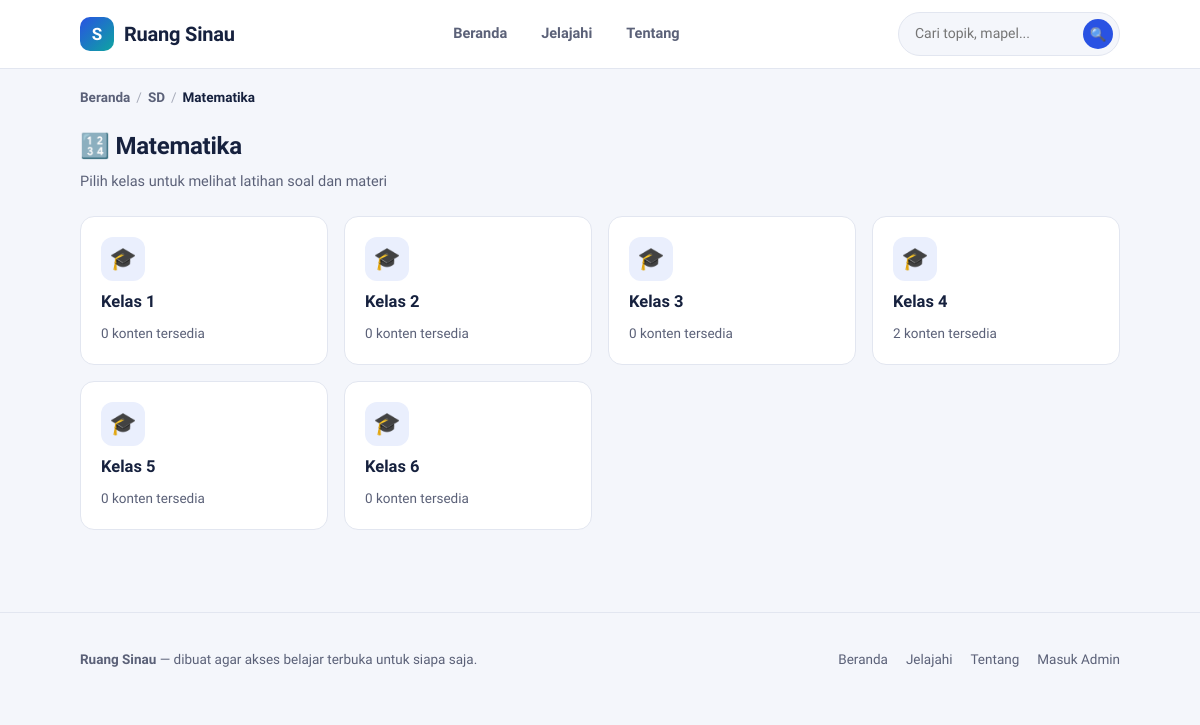
Screenshot of /mapel.php?slug=matematika&jenjang=sd with the database file from the repository.
### tables this page shows
CREATE TABLE IF NOT EXISTS mapel (
    id          INT UNSIGNED AUTO_INCREMENT PRIMARY KEY,
    jenjang_id  INT UNSIGNED NOT NULL,
    nama        VARCHAR(100) NOT NULL,
    slug        VARCHAR(100) NOT NULL,
    emoji       VARCHAR(10)  NULL DEFAULT '📘',
    urutan      INT UNSIGNED NOT NULL DEFAULT 0,
    created_at  DATETIME NOT NULL DEFAULT CURRENT_TIMESTAMP,
    UNIQUE KEY uq_mapel_slug (jenjang_id, slug),
    CONSTRAINT fk_mapel_jenjang FOREIGN KEY (jenjang_id) REFERENCES jenjang(id) ON DELETE CASCADE
);

CREATE TABLE IF NOT EXISTS jenjang (
    id          INT UNSIGNED AUTO_INCREMENT PRIMARY KEY,
    nama        VARCHAR(60)  NOT NULL,
    slug        VARCHAR(60)  NOT NULL UNIQUE,
    deskripsi   VARCHAR(255) NULL,
    urutan      INT UNSIGNED NOT NULL DEFAULT 0,
    created_at  DATETIME NOT NULL DEFAULT CURRENT_TIMESTAMP
);

CREATE TABLE IF NOT EXISTS kelas (
    id          INT UNSIGNED AUTO_INCREMENT PRIMARY KEY,
    mapel_id    INT UNSIGNED NOT NULL,
    nama        VARCHAR(60)  NOT NULL,
    slug        VARCHAR(60)  NOT NULL,
    urutan      INT UNSIGNED NOT NULL DEFAULT 0,
    created_at  DATETIME NOT NULL DEFAULT CURRENT_TIMESTAMP,
    UNIQUE KEY uq_kelas_slug (mapel_id, slug),
    CONSTRAINT fk_kelas_mapel FOREIGN KEY (mapel_id) REFERENCES mapel(id) ON DELETE CASCADE
);

### includes/functions.php (called while the page is built, shortened)
<?php
function h(?string $value): string
{
    return htmlspecialchars($value ?? '', ENT_QUOTES, 'UTF-8');
}
function url_publik(string $path = ''): string
{
    return rtrim(APP_URL, '/') . '/' . ltrim($path, '/');
}

### mapel.php (the view, shortened to what this page needs)
<?php
require_once __DIR__ . '/includes/functions.php';
$pdo = db();
$slugMapel = trim($_GET['slug'] ?? '');
$slugJenjang = trim($_GET['jenjang'] ?? '');
$stmt = $pdo->prepare(
    'SELECT m.*, j.nama AS jenjang_nama, j.slug AS jenjang_slug
     FROM mapel m JOIN jenjang j ON j.id = m.jenjang_id
     WHERE m.slug = :slug AND j.slug = :jenjang'
);
$stmt->execute(['slug' => $slugMapel, 'jenjang' => $slugJenjang]);
$mapel = $stmt->fetch();
$stmt = $pdo->prepare(
    "SELECT k.*,
            (SELECT COUNT(*) FROM topik t WHERE t.kelas_id = k.id AND t.status='published') AS jumlah_konten
     FROM kelas k WHERE k.mapel_id = :id ORDER BY k.urutan, k.nama"
);
$stmt->execute(['id' => $mapel['id']]);
$kelasList = $stmt->fetchAll();
require __DIR__ . '/includes/header.php';
?>
<nav class="breadcrumb">
    <a href="<?= h(url_publik('index.php')) ?>">Beranda</a>
    <span class="pemisah">/</span>
    <a href="<?= h(url_publik('jenjang.php?slug=' . urlencode($mapel['jenjang_slug']))) ?>"><?= h($mapel['jenjang_nama']) ?></a>
    <span class="pemisah">/</span>
    <span class="sekarang"><?= h($mapel['nama']) ?></span>
</nav>
<div class="section-head">
    <div>
        <h2><?= h($mapel['emoji']) ?> <?= h($mapel['nama']) ?></h2>
        <p>Pilih kelas untuk melihat latihan soal dan materi</p>
    </div>
</div>
<?php if ($kelasList): ?>
<div class="grid-kartu">
    <?php foreach ($kelasList as $k): ?>
        <a href="<?= h(url_publik('kelas.php?slug=' . urlencode($k['slug']) . '&mapel=' . urlencode($mapel['slug']) . '&jenjang=' . urlencode($mapel['jenjang_slug']))) ?>" class="kartu">
            <span class="emoji">🎓</span>
            <h3><?= h($k['nama']) ?></h3>
            <p class="ket"><?= (int)$k['jumlah_konten'] ?> konten tersedia</p>
        </a>
    <?php endforeach; ?>
</div>
<?php endif; ?>
<?php require __DIR__ . '/includes/footer.php'; ?>

### assets/css/style.css (style rules this page uses)
:root { --ink: #16213E; --muted: #5B6178; --paper: #FFFFFF; --bg: #F4F6FB; --line: #E2E6F0; --primary: #2952E3; --primary-dark: #1D3BB0; --primary-tint: #EAEFFD; --accent: #FF8C42; --accent-tint: #FFF1E4; --teal: #0EA5A0; --teal-tint: #E4F7F6; --success: #17A672; --danger: #E0483E; --radius-sm: 8px; --radius-md: 14px; --radius-lg: 22px; --shadow: 0 1px 2px rgba(22, 33, 62, 0.06); --container: 1120px; }
* { box-sizing: border-box; }
html { scroll-behavior: smooth; overflow-x: hidden; }
body { margin: 0; font-family: 'Plus Jakarta Sans', -apple-system, BlinkMacSystemFont, 'Segoe UI', sans-serif; background: var(--bg); color: var(--ink); line-height: 1.55; -webkit-font-smoothing: antialiased; overflow-x: hidden; width: 100%; }
a { color: inherit; text-decoration: none; }
.section-head { display: flex; align-items: flex-end; justify-content: space-between; gap: 16px; margin-bottom: 22px; }
.section-head h2 { font-size: 24px; margin: 0 0 6px; font-weight: 800; letter-spacing: -0.01em; }
.section-head p { margin: 0; color: var(--muted); font-size: 14.5px; }
.breadcrumb { display: flex; flex-wrap: wrap; align-items: center; gap: 6px; font-size: 13.5px; color: var(--muted); margin-bottom: 20px; }
.breadcrumb a { color: var(--muted); font-weight: 600; }
.breadcrumb .pemisah { opacity: .5; }
.breadcrumb .sekarang { color: var(--ink); font-weight: 700; }
.grid-kartu { display: grid; grid-template-columns: repeat(auto-fill, minmax(230px, 1fr)); gap: 16px; }
.kartu { background: var(--paper); border: 1.5px solid var(--line); border-radius: var(--radius-md); padding: 20px; display: flex; flex-direction: column; gap: 10px; transition: border-color .15s ease, transform .15s ease; min-width: 0; overflow: hidden; }
.kartu .emoji { width: 44px; height: 44px; border-radius: 12px; background: var(--primary-tint); display: flex; align-items: center; justify-content: center; font-size: 22px; flex-shrink: 0; }
.kartu h3 { margin: 0; font-size: 16.5px; font-weight: 700; line-height: 1.35; overflow-wrap: break-word; word-break: break-word; hyphens: auto; }
.kartu p.ket { margin: 0; color: var(--muted); font-size: 13.5px; overflow-wrap: break-word; word-break: break-word; }

### rows the page displays
mapel: jenjang.nama "SD", nama "Matematika", emoji "🔢"
kelas: nama "Kelas 1", jumlah_konten "0"
kelas: nama "Kelas 2", jumlah_konten "0"
kelas: nama "Kelas 3", jumlah_konten "0"
kelas: nama "Kelas 4", jumlah_konten "2"
kelas: nama "Kelas 5", jumlah_konten "0"
kelas: nama "Kelas 6", jumlah_konten "0"

### other values shown
APP_NAME "Ruang Sinau"
